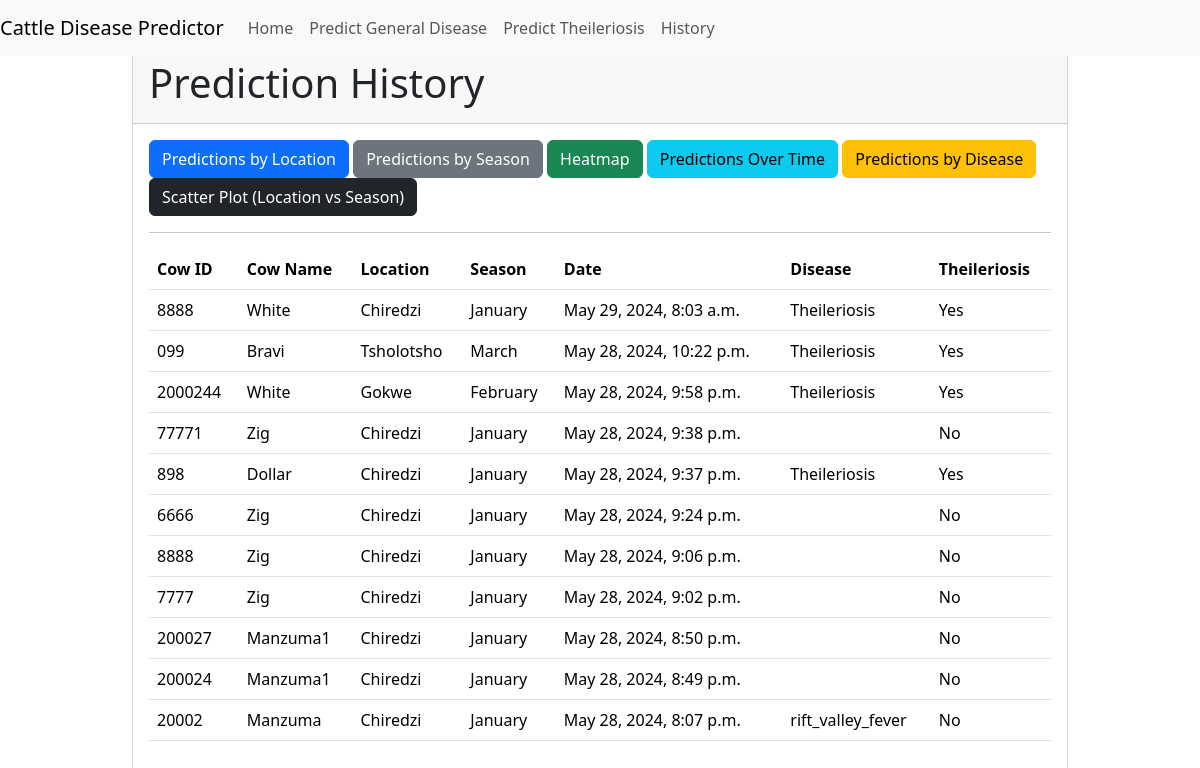
Before: /history/ (signed in) with the older database file.
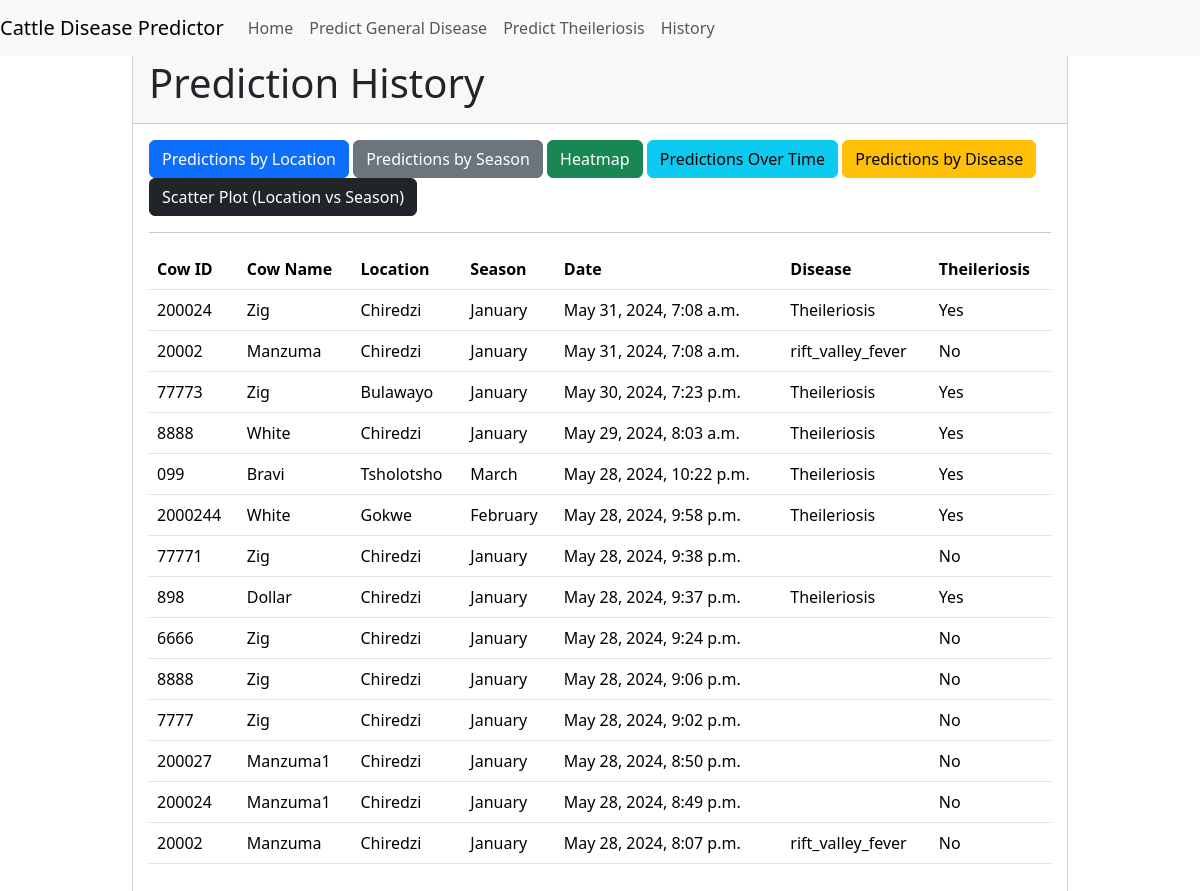
After: the same page with the newer database file.
### predictor/models.py (models this page shows, shortened)
class Prediction(models.Model):
    cow_id = models.CharField(max_length=50)
    cow_name = models.CharField(max_length=100)
    location = models.CharField(max_length=100)
    season = models.CharField(max_length=50)
    date = models.DateTimeField(auto_now_add=True)
    disease = models.ForeignKey(Disease, null=True, blank=True, on_delete=models.CASCADE)
    has_theileriosis = models.BooleanField(default=False)

class Disease(models.Model):
    name = models.CharField(max_length=100)
    treatment = models.TextField()

### predictor/views.py (the view)
# urls.py: path('history/', views.prediction_history, name='prediction_history'),
@login_required
def prediction_history(request):
    predictions = Prediction.objects.all().order_by('-date')
    return render(request, 'predictor/prediction_history.html', {'predictions': predictions})

### templates/predictor/prediction_history.html (shortened to what this page needs)
{% extends "base.html" %}
{% block content %}
<div class="card">
    <div class="card-header">
        <h1>Prediction History</h1>
    </div>
    <div class="card-body">
    <a class="btn btn-primary" href="{% url 'plot_predictions_by_location' %}" role="button">Predictions by Location</a>
        <a class="btn btn-secondary" href="{% url 'plot_predictions_by_season' %}" role="button">Predictions by Season</a>
        <a class="btn btn-success" href="{% url 'plot_heatmap' %}" role="button">Heatmap</a>
        <a class="btn btn-info" href="{% url 'plot_predictions_over_time' %}" role="button">Predictions Over Time</a>
        <a class="btn btn-warning" href="{% url 'plot_predictions_by_disease' %}" role="button">Predictions by Disease</a>
        <a class="btn btn-dark" href="{% url 'plot_scatter_location_season' %}" role="button">Scatter Plot (Location vs Season)</a>
        <hr>
        <table class="table">
            <thead>
                <tr>
                    <th>Cow ID</th>
                    <th>Cow Name</th>
                    <th>Location</th>
                    <th>Season</th>
                    <th>Date</th>
                    <th>Disease</th>
                    <th>Theileriosis</th>
                </tr>
            </thead>
            <tbody>
               {% for prediction in predictions %}
    <tr>
        <td>{{ prediction.cow_id }}</td>
        <td>{{ prediction.cow_name }}</td>
        <td>{{ prediction.location }}</td>
        <td>{{ prediction.season }}</td>
        <td>{{ prediction.date }}</td>
        <td>
            {% if prediction.has_theileriosis %}
                Theileriosis
            {% else %}
                {{ prediction.disease.name }}
            {% endif %}
        </td>
        <td>
            {% if prediction.has_theileriosis %}
                Yes
            {% else %}
                No
            {% endif %}
        </td>
    </tr>
{% endfor %}
            </tbody>
        </table>
    </div>
</div>
{% endblock %}

### templates/base.html (shortened to what this page needs)
<!DOCTYPE html>
<html>
<head>
{% load static %}
     <link rel="stylesheet" href="{% static 'predictor/css/bootstrap.min.css' %}">
</head>
<body>
    <nav class="navbar navbar-expand-lg navbar-light bg-light fixed-top">
        <a class="navbar-brand" href="{% url 'index' %}">Cattle Disease Predictor</a>
        <div class="collapse navbar-collapse" id="navbarNav">
            <ul class="navbar-nav">
                <li class="nav-item">
                    <a class="nav-link" href="{% url 'index' %}">Home</a>
                </li>
                <li class="nav-item">
                    <a class="nav-link" href="{% url 'predict_general' %}">Predict General Disease</a>
                </li>
                <li class="nav-item">
                    <a class="nav-link" href="{% url 'predict_theileriosis' %}">Predict Theileriosis</a>
                </li>
                 <li class="nav-item">
                    <a class="nav-link" href="{% url 'prediction_history' %}">History</a>
                </li>
            </ul>
        </div>
    </nav>
    <div class="container">
        {% block content %}
        {% endblock %}
    </div>
</body>
</html>

### templates/base.html (style rules this page uses)
body { padding-top: 50px; }
.container { max-width: 960px; }
.navbar { margin-bottom: 20px; }

Changed rows visible on the page:
added Prediction: cow_id "200024", cow_name "Zig", location "Chiredzi", season "January", date "May 31, 2024, 7:08 a.m.", has_theileriosis "Theileriosis"
added Prediction: cow_id "20002", cow_name "Manzuma", location "Chiredzi", season "January", date "May 31, 2024, 7:08 a.m.", disease.name "rift_valley_fever", has_theileriosis "No"
added Prediction: cow_id "77773", cow_name "Zig", location "Bulawayo", season "January", date "May 30, 2024, 7:23 p.m.", has_theileriosis "Theileriosis"
